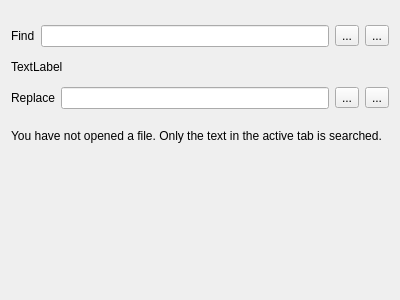
<?xml version="1.0" encoding="UTF-8"?>
<ui version="4.0">
 <class>FindReplaceView</class>
 <widget class="QWidget" name="FindReplaceView">
  <property name="geometry">
   <rect>
    <x>0</x>
    <y>0</y>
    <width>400</width>
    <height>300</height>
   </rect>
  </property>
  <property name="windowTitle">
   <string>FindReplaceView</string>
  </property>
  <layout class="QVBoxLayout" name="verticalLayout_2">
   <item>
    <layout class="QHBoxLayout" name="horizontalLayout">
     <property name="leftMargin">
      <number>0</number>
     </property>
     <property name="topMargin">
      <number>14</number>
     </property>
     <property name="rightMargin">
      <number>0</number>
     </property>
     <property name="bottomMargin">
      <number>7</number>
     </property>
     <item>
      <widget class="QLabel" name="label">
       <property name="text">
        <string>Find</string>
       </property>
      </widget>
     </item>
     <item>
      <widget class="QLineEdit" name="lineEditFind"/>
     </item>
     <item>
      <widget class="QToolButton" name="prevoiusOccurence">
       <property name="text">
        <string>...</string>
       </property>
       <property name="icon">
        <iconset resource="icons.qrc">
         <normaloff>:/resources/icons/previousOccurence_dark.png</normaloff>:/resources/icons/previousOccurence_dark.png</iconset>
       </property>
      </widget>
     </item>
     <item>
      <widget class="QToolButton" name="nextOccurence">
       <property name="text">
        <string>...</string>
       </property>
       <property name="icon">
        <iconset resource="icons.qrc">
         <normaloff>:/resources/icons/nextOccurence_dark.png</normaloff>:/resources/icons/nextOccurence_dark.png</iconset>
       </property>
      </widget>
     </item>
    </layout>
   </item>
   <item>
    <widget class="QLabel" name="countLabel">
     <property name="text">
      <string>TextLabel</string>
     </property>
    </widget>
   </item>
   <item>
    <layout class="QHBoxLayout" name="horizontalLayout_2">
     <property name="leftMargin">
      <number>0</number>
     </property>
     <property name="topMargin">
      <number>7</number>
     </property>
     <property name="rightMargin">
      <number>0</number>
     </property>
     <property name="bottomMargin">
      <number>14</number>
     </property>
     <item>
      <widget class="QLabel" name="label_2">
       <property name="text">
        <string>Replace</string>
       </property>
      </widget>
     </item>
     <item>
      <widget class="QLineEdit" name="lineEditReplace"/>
     </item>
     <item>
      <widget class="QToolButton" name="findAndReplace">
       <property name="toolTip">
        <string>Replace</string>
       </property>
       <property name="text">
        <string>...</string>
       </property>
       <property name="icon">
        <iconset resource="icons.qrc">
         <normaloff>:/resources/icons/replace_dark.png</normaloff>:/resources/icons/replace_dark.png</iconset>
       </property>
      </widget>
     </item>
     <item>
      <widget class="QToolButton" name="replaceAll">
       <property name="toolTip">
        <string>Replace All</string>
       </property>
       <property name="text">
        <string>...</string>
       </property>
       <property name="icon">
        <iconset resource="icons.qrc">
         <normaloff>:/resources/icons/replaceAll.png</normaloff>:/resources/icons/replaceAll.png</iconset>
       </property>
      </widget>
     </item>
    </layout>
   </item>
   <item>
    <widget class="QLabel" name="noTabLabel">
     <property name="text">
      <string>You have not opened a file. Only the text in the active tab is searched.</string>
     </property>
     <property name="wordWrap">
      <bool>true</bool>
     </property>
    </widget>
   </item>
   <item>
    <spacer name="verticalSpacer">
     <property name="orientation">
      <enum>Qt::Vertical</enum>
     </property>
     <property name="sizeHint" stdset="0">
      <size>
       <width>20</width>
       <height>40</height>
      </size>
     </property>
    </spacer>
   </item>
  </layout>
 </widget>
 <resources>
  <include location="icons.qrc"/>
 </resources>
 <connections/>
</ui>
